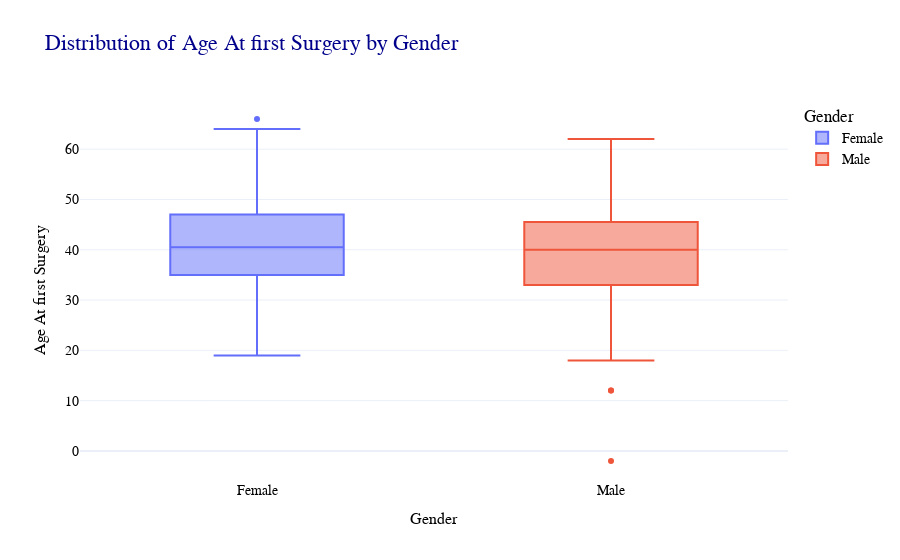

The cell this chart's notebook holds for it:
### Code cell
## By Age 
import plotly.express as px

fig = px.box(
    data,
    x='Gender',
    y='AgeAtFirstSurgery',
    color='Gender',
    title='Distribution of Age At first Surgery by Gender',
    labels={
        'Gender': 'Gender',
        'AgeAtFirstSurgery': 'Age At first Surgery'
    },
    template='plotly_white'
)

# Update layout for better readability
fig.update_layout(
    title_font=dict(family='Arial', size=22, color='darkblue'),
    font=dict(family='Arial', size=14, color='black'),
    xaxis_title_font=dict(family='Arial', size=16, color='black'),
    yaxis_title_font=dict(family='Arial', size=16, color='black')
)

fig.show()

### Figure 1 — Plotly figure (JSON) as saved in the notebook; plotly's stock layout.template omitted (floating-point values rounded to 4 significant figures)
{"data": [{"alignmentgroup": "True", "hovertemplate": "Gender=%{x}<br>Age At first Surgery=%{y}<extra></extra>", "legendgroup": "Female", "marker": {"color": "#636efa"}, "name": "Female", "notched": false, "offsetgroup": "Female", "orientation": "v", "showlegend": true, "type": "box", "x": ["Female", "Female", "Female", "Female", "Female", "Female", "Female", "Female", "Female", "Female", "Female", "Female", "Female", "Female", "Female", "Female", "Female", "Female", "Female", "Female", "Female", "Female", "Female", "Female", "Female", "Female", "Female", "Female", "Female", "Female", "Female", "Female", "Female", "Female", "Female", "Female", "Female", "Female", "Female", "Female", "Female", "Female", "Female", "Female", "Female", "Female", "Female", "Female", "Female", "Female", "Female", "Female", "Female", "Female", "Female", "Female", "Female", "Female", "Female", "Female"], "x0": " ", "xaxis": "x", "y": [35, 31, 32, 35, 39, 46, 46, 34, 40, 43, 34, 47, 42, 38, 41, 26, 31, 35, 23, 21, 52, 46, 37, 30, 25, 39, 26, 39, 47, 47, 51, 19, 55, 42, 45, 41, 48, 37, 48, 38, 45, 50, 40, 42, 38, 46, 49, 66, 64, 46, 39, 53, 56, 26, 51, 28, 56, 54, 37, 38], "y0": " ", "yaxis": "y"}, {"alignmentgroup": "True", "hovertemplate": "Gender=%{x}<br>Age At first Surgery=%{y}<extra></extra>", "legendgroup": "Male", "marker": {"color": "#EF553B"}, "name": "Male", "notched": false, "offsetgroup": "Male", "orientation": "v", "showlegend": true, "type": "box", "x": ["Male", "Male", "Male", "Male", "Male", "Male", "Male", "Male", "Male", "Male", "Male", "Male", "Male", "Male", "Male", "Male", "Male", "Male", "Male", "Male", "Male", "Male", "Male", "Male", "Male", "Male", "Male", "Male", "Male", "Male", "Male", "Male", "Male", "Male", "Male", "Male", "Male", "Male", "Male", "Male", "Male", "Male", "Male", "Male", "Male", "Male", "Male", "Male", "Male", "Male", "Male", "Male", "Male", "Male", "Male", "Male", "Male", "Male", "Male", "Male"], "x0": " ", "xaxis": "x", "y": [40, 50, 35, 51, 31, 51, 33, 41, 37, 19, 40, 18, 38, 43, 32, 32, 33, 12, 12, 33, 20, 32, 29, 42, 32, 40, 30, 49, -2, 45, 30, 43, 43, 48, 33, 33, 47, 41, 39, 49, 38, 43, 39, 51, 50, 46, 57, 38, 41, 45, 37, 54, 49, 62, 45, 37, 43, 42, 62, 43], "y0": " ", "yaxis": "y"}], "layout": {"boxmode": "overlay", "font": {"color": "black", "family": "Arial", "size": 14}, "legend": {"title": {"text": "Gender"}, "tracegroupgap": 0}, "title": {"font": {"color": "darkblue", "family": "Arial", "size": 22}, "text": "Distribution of Age At first Surgery by Gender"}, "xaxis": {"anchor": "y", "categoryarray": ["Female", "Male"], "categoryorder": "array", "domain": [0, 1], "title": {"font": {"color": "black", "family": "Arial", "size": 16}, "text": "Gender"}}, "yaxis": {"anchor": "x", "domain": [0, 1], "title": {"font": {"color": "black", "family": "Arial", "size": 16}, "text": "Age At first Surgery"}}}}
